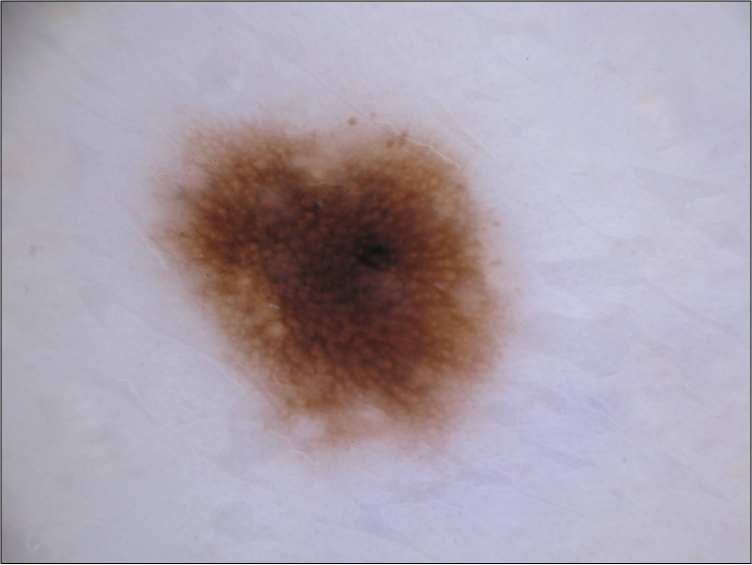
#> input picture IMA205 - Learning for image and object recognition/TPs/unsupervised learning/TP 2 - NMF and k-means-20230220/nevus.jpg, 1504 x 1129 px, found by its file name (shown at 1/2 size); the run also reads 2 pictures not shown here
$ jupyter execute --allow-errors 2022_TP_Unsupervised_2_NMF_kmeans-FRANCA.ipynb   (older library calls are emulated)
#> lines starting #> are read from the running program, lines starting #| are printed output that depends on the picture
## Practical Session - Unsupervised Learning

This Practical session is about unsupervised learning. We will use the dimensionality reduction and clustering techniques presented this morning to analyze both toy examples and real images.

Please answer the questions and complete the code where you see (`XXXXXXXXXX`).

First let's load the functions we will use

[cell 1]
import numpy as np
import numpy.matlib
import math
import matplotlib.pyplot as plt
plt.close('all')

from sklearn.model_selection import train_test_split
from sklearn.neighbors import KNeighborsClassifier
from sklearn.decomposition import NMF
from sklearn.cluster import KMeans
from sklearn.decomposition import PCA
from sklearn.decomposition import FastICA

from scipy import linalg as LA
from scipy.stats import ortho_group
from scipy.stats import gennorm

from skimage.io import imread
from skimage.transform import resize
from skimage.transform import rescale
from skimage import img_as_bool

from mpl_toolkits.axes_grid1 import AxesGrid
from scipy.spatial.distance import dice
from skimage.measure import find_contours

from scipy.io import loadmat

# I - Dimensionnality reduction: NMF

## I - 1) Dataset

You will first work on the same face images as during the practical work 1.

Load the original images present in the files *'YaleB\_32x32.mat'*. This is a small part of the freely available Extended Yale Face Database B downloaded from http://www.cad.zju.edu.cn/home/dengcai/Data/FaceData.html. It contains 2414 cropped images resized to 32x32 pixels. Every image is represented as a vector 1x1024 and all images are stacked in a matrix called data. There are 38 subjects with around 64 near frontal images per individual under different illumination conditions. Once loaded and normalised the data, such that the pixels are between 0 and 1, you can plot images using the function *'imshow'*.

**Goal**

The goal of this part is to evaluate the performance of the dimensionality reduction techniques presented this morning for face recognition. We divide the data-set into two parts, training and test. For every dimensionality reduction technique, you will first extract a set of basis images from your training data-set. Then, you will project the test subjects in this new basis and use the nearest neighbor algorithm to evaluate the performance of the dimensionality reduction technique.

Let's load the data and define a function to plot the faces. If you do not remember how the dataset is constituted, please refer to the previous practical work.

[cell 2]
from google.colab import drive
drive.mount('/content/drive')

[cell 3]
Working_directory="/content/drive/MyDrive/TELECOM/IMA205/TP2"

#> (a cell that did not finish here is left out)

## I - 2) NNMF

Here you will test Non-negative Matrix factorization. The basis images of the training are in the matrix $W_{train}$ and the scores (or coefficients) to test the performance in $H_{train}$. The test scores are computed as $H_{test}=W_{train}^{-1}X_{test}$.

**Question**

1. Use the scikit-learn implementation to test the performance.

2. Plot the basis images and compare them with respect to the basis images obtained using PCA and ICA in the last practical work. What can you say ?

3. What about the performances of NNMF, i.e. computational time and classification accuracy ? Is it better or worse than the other methods ? Why ?
4. Do you think that it is a good idea to use a PCA before the NMF algorithm? Why?

**Answers:**

2. PCA looks for the direction of the maximum variance of the data, so we can observe the variation that best explains the data. The ICA guarantees a linear combination of statistically independent variables that may have no explicit meaning. The NNMF basis images represent parts of the face that are common to the image set.

3. the NNMF presented one of the smallest errors, only larger than the ICA's first architecture and with a smaller number of Features.

4. Performing PCA before NNMF can be a useful pre-processing step in some cases, as it can help to reduce the dimensionality of the data and remove redundant or noisy features before applying NNMF. PCA can also help to identify the most important sources of variation in the data and provide a better initialization for the NNMF algorithm.

[cell 5]
# NNMF (scikit-learn implementation)
Ncomponents=100
model = NMF(init='random', solver='mu', n_components=Ncomponents, tol=1e-3,max_iter=300, random_state=0)
#> (the rest of this cell did not finish here and is left out)

Implement your own implementation in `NNMFLecture` following the lecture slides. Complete the missing lines (`XXXXXXXXXX`)

[cell 6]
# [76 lines left out: function NNMFLecture, not called in this run]

[cell 7]
# NNMF (your own implementation)
Ncomponents=100
#> (the rest of this cell did not finish here and is left out)

- What do you observe?

We can see that the most part of the basis images represents how the lights falls on the faces. The facial details (or facial structures) are preseting in some of the basis images. How our data is a sum of the basis images beeing the coefficients either present $h_i(j) > 0 $ or not, $h_i(j) = 0 $.

- What is the limitation of doing an inversion for Htest_nnmf? How would you avoid that?

Doing an inversion for Htest_nnmf Htest_nnmf means calculating the contribution of each feature to the test data set for each of the k clusters. NNMF assumes that the data is non-negative, and the learned cluster weights and features are also non-negative. However, inverting WtrainNNMF may result in negative weights or features, which violate this assumption and may not be interpretable. To avoid that we can just map the negative values to zero.

## I-3) ICA and NNMF in the presence of noise

We will now compare ICA and NNMF results in the presence of noise within the dataset. Please note that during the class on ICA, the dataset $X$ was assumed to be noiseless: we were looking for a decomposition such that $X = AS$, and not $X = AS + N$, where $N$ would be a noise term.

1. How do you think that ICA might behave in the presence of noise? You might in particular consider the case of a Gaussian noise N.
2. On the other hand, do you think that NNMF behaves better? If so, for what kind of noises?

In the following, we will try to compare the behavior of ICA and NNMF in the presence of noise. Do the following:
- add some Gaussian noise to both the training and the testing dataset.
- apply both NNMF and ICA (the second architecture you implemented in the previous practical work) on the noisy dataset. For both, you can use 250 features.
- use the NN algorithm to classify the images from the features extracted from ICA and NNMF.

Redo the same for different noise levels. Plot a curve of the classification accuracy when either ICA or NNMF are used as pre-processing steps. Comment your results.

**Answers:**

1. To perform ICA we assume that our $s_j$ are non-gaussians wich will not be true in images with strong gaussian noise.

2. NNMF will behaves better than ICA in datasets with gaussian noise but may be more sensitive to other types of noise such as impulse noise or high-frequency noise.

[cell 8]
sigmaTab = np.array([0,0.05,0.1,0.15,0.2,0.25,0.3,0.4,0.5])
scoreNMF = np.zeros(len(sigmaTab))
scoreICA = np.zeros(len(sigmaTab))
scoreICA1 = np.zeros(len(sigmaTab))

#> (the rest of this cell did not finish here and is left out)

[cell 9]
plt.figure(),plt.plot(sigmaTab,scoreNMF)
plt.plot(sigmaTab,scoreICA)
plt.legend(['NMF','ICA'])
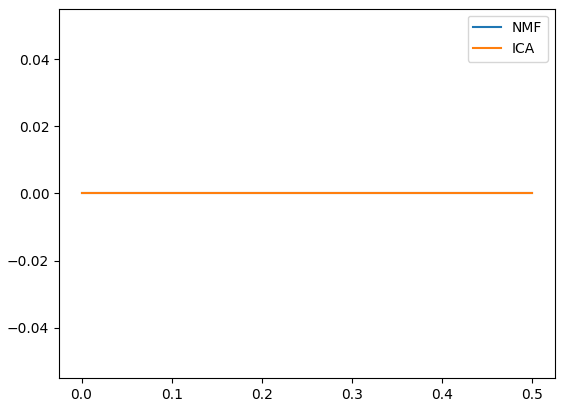
#> figure drawn by matplotlib, 1 panel

We can see that the ICA score is lower than the NMF even when there aren't noise. Moreover we can check that, as expected, the ICA algorithm was more sensible to the noise addition but both algorithms did not achieve good results with bigger values of noise variance.

# II - Clustering: K-means

We will now work on the K-means algorithm. First, the K-means algorithm will be used to cluster the toy examples datasets of the first practical work. Then, it will be used to segment real images.

## II - 1) Toy examples

Let us first define the toy examples.

[cell 10]
def generate_scenario(scenario=3, n_samples0 = 100, n_samples1 = 30):

    y = np.concatenate((np.zeros([n_samples0,1]) , np.ones([n_samples1,1])) , axis=0)

    if scenario == 1:
        # Separate Gaussian
        mean0 = [2, 3]
        mean1 = [12, 14]
        cov0 = [[1, 1.5], [1.5 ,3]]
        cov1 = 2 ** 2 * np.eye(2)
        X0 = np.random.multivariate_normal(mean0, cov0, n_samples0, check_valid='raise')
        X1 = np.random.multivariate_normal(mean1, cov1, n_samples1, check_valid='raise')

    elif scenario == 2:
        # Overlapping Gaussian
        mean0 = [2, 3]
        mean1 = [5, 7]
        cov0 = [[1, 1.5], [1.5 ,3]]
        cov1 = [[2, 3], [3 ,6]]
        X0 = np.random.multivariate_normal(mean0, cov0, n_samples0, check_valid='raise')
        X1 = np.random.multivariate_normal(mean1, cov1, n_samples1, check_valid='raise')


    elif scenario == 3:
        # Overlapping Gaussian
        mean0 = [0, 0]
        mean1 = [0, 0]
        cov0 = [[50, 15], [15, 6]]#cov0 = [[50, 4], [4, 2]]
        cov1 = [[2, 0], [0 ,50]]#cov1 = [[2, 0], [0 ,50]]
        X0 = np.random.multivariate_normal(mean0, cov0, n_samples0, check_valid='raise')
        X1 = np.random.multivariate_normal(mean1, cov1, n_samples1, check_valid='raise')


    elif scenario == 4:
        # Circles
        # 1 circle
        angle0=np.linspace(0, 2 * np.pi, n_samples0);
        X0=np.vstack((8*np.cos(angle0) , 8*np.sin(angle0))).T

        # 2 circle
        angle1=np.linspace(0, 2 * np.pi, n_samples1);
        X1=np.vstack((2*np.cos(angle1) , 2*np.sin(angle1))).T

    return X0,X1,y

# [36 lines left out: function plotResults, not called in this run]


def frontiere(model, X, y, step=50):

    labels = np.unique(y)

    min_tot = np.min(X)
    max_tot = np.max(X)
    delta = (max_tot - min_tot) / step
    xx, yy = np.meshgrid(np.arange(min_tot, max_tot, delta),
                         np.arange(min_tot, max_tot, delta))
    z = np.array( model.predict(np.c_[xx.ravel(), yy.ravel() ]) )
    z = z.reshape(xx.shape)

    plt.imshow(z, origin='lower', extent=[min_tot, max_tot, min_tot, max_tot],
               interpolation="mitchell", cmap='RdBu')

    cbar = plt.colorbar(ticks=labels)
    cbar.ax.set_yticklabels(labels)

    plt.scatter(X[np.where(yKmeans == 0)[0],0],X[np.where(yKmeans == 0)[0],1],c='r', label='Predicted class 0')
    plt.scatter(X[np.where(yKmeans == 1)[0],0],X[np.where(yKmeans == 1)[0],1],c='b', label='Predicted class 1')

    plt.ylim([min_tot, max_tot])
    plt.xlim([min_tot, max_tot])

Now, create the data we will use.

[cell 11]
## Choose the scenarioIndex (value between 1 and 4)
scenarioIndex = 1
##
X0,X1,y = generate_scenario(scenario=scenarioIndex, n_samples0 = 350, n_samples1 = 350)
X=np.concatenate((X0,X1),axis=0)

plt.figure(figsize=(6, 6))
plt.scatter(X0[:,0],X0[:,1],c='r', label='Class 0')
plt.scatter(X1[:,0],X1[:,1],c='b', label='Class 1')
plt.title('Original data')
plt.legend()
plt.show()
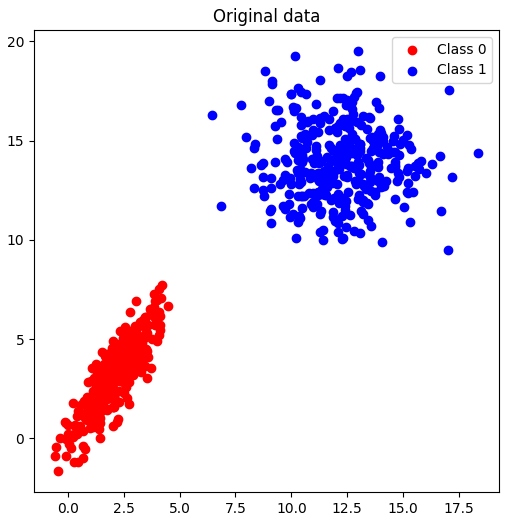
#> figure drawn by matplotlib, 1 panel

Use the K-means to find the different clusters in the dataset. K-means will be used on X and we will check whether it can well separate the two classes.

**Question:**
1. Does it work well in all scenarios ? Why ? Is it always easy to define the correct number of clusters ?

**Answers:**

1. The k-means assume that the clusters are convex and isotropic (spherical or ellipsoidal in shape). In addition, k-means also assume that clusters have approximatily equal sizes and densities. If our data doesn't match with that assumptions than the algorithm will not work well. The number of clusters is a hyperparameter and so it isn't always easy to define it.

[cell 12]
## Choose the scenarioIndex (value between 1 and 4)
scenarioIndex = 1
##
X0,X1,y = generate_scenario(scenario=scenarioIndex, n_samples0 = 350, n_samples1 = 350)
X=np.concatenate((X0,X1),axis=0)

## K-means
Ncluster= 2 # choose a number of clusters
kmeans=KMeans(n_clusters=Ncluster)
yKmeans=kmeans.fit_predict(X)

plt.figure(figsize=(17, 6))
plt.subplot(131)
plt.scatter(X[np.where(y == 0)[0],0],X[np.where(y == 0)[0],1],c='r', label='Class 0')
plt.scatter(X[np.where(y == 1)[0],0],X[np.where(y == 1)[0],1],c='b', label='Class 1')
plt.title('Original data')
plt.legend()

plt.subplot(132)
plt.scatter(X[np.where(yKmeans == 0)[0],0],X[np.where(yKmeans == 0)[0],1],c='r', label='Predicted class 0')
plt.scatter(X[np.where(yKmeans == 1)[0],0],X[np.where(yKmeans == 1)[0],1],c='b', label='Predicted class 1')
plt.title('K-Means')
plt.legend()

plt.subplot(133)
frontiere(kmeans, X, y, step=50)

plt.show()
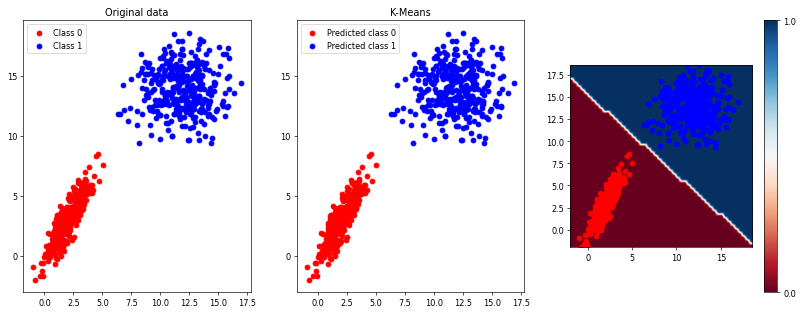
#> figure drawn by matplotlib, 4 panels

First scenario -> Good result

[cell 13]
## Choose the scenarioIndex (value between 1 and 4)
scenarioIndex = 2
##
X0,X1,y = generate_scenario(scenario=scenarioIndex, n_samples0 = 350, n_samples1 = 350)
X=np.concatenate((X0,X1),axis=0)

## K-means
Ncluster= 2 # choose a number of clusters
kmeans=KMeans(n_clusters=Ncluster)
yKmeans=kmeans.fit_predict(X)

plt.figure(figsize=(17, 6))
plt.subplot(131)
plt.scatter(X[np.where(y == 0)[0],0],X[np.where(y == 0)[0],1],c='r', label='Class 0')
plt.scatter(X[np.where(y == 1)[0],0],X[np.where(y == 1)[0],1],c='b', label='Class 1')
plt.title('Original data')
plt.legend()

plt.subplot(132)
plt.scatter(X[np.where(yKmeans == 0)[0],0],X[np.where(yKmeans == 0)[0],1],c='r', label='Predicted class 0')
plt.scatter(X[np.where(yKmeans == 1)[0],0],X[np.where(yKmeans == 1)[0],1],c='b', label='Predicted class 1')
plt.title('K-Means')
plt.legend()

plt.subplot(133)
frontiere(kmeans, X, y, step=50)

plt.show()
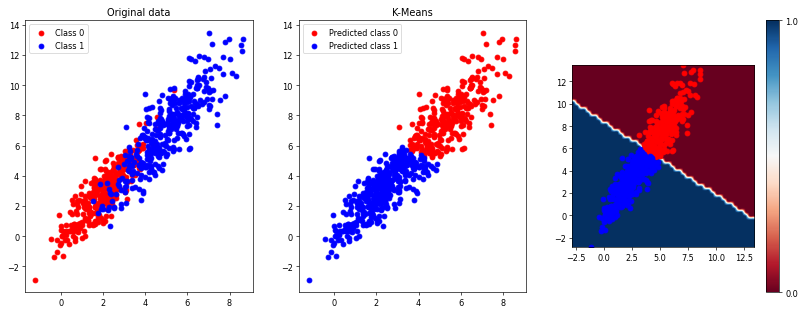
#> figure drawn by matplotlib, 4 panels

Second scenario -> Good result

[cell 14]
## Choose the scenarioIndex (value between 1 and 4)
scenarioIndex = 3
##
X0,X1,y = generate_scenario(scenario=scenarioIndex, n_samples0 = 350, n_samples1 = 350)
X=np.concatenate((X0,X1),axis=0)

## K-means
Ncluster= 2 # choose a number of clusters
kmeans=KMeans(n_clusters=Ncluster)
yKmeans=kmeans.fit_predict(X)

plt.figure(figsize=(17, 6))
plt.subplot(131)
plt.scatter(X[np.where(y == 0)[0],0],X[np.where(y == 0)[0],1],c='r', label='Class 0')
plt.scatter(X[np.where(y == 1)[0],0],X[np.where(y == 1)[0],1],c='b', label='Class 1')
plt.title('Original data')
plt.legend()

plt.subplot(132)
plt.scatter(X[np.where(yKmeans == 0)[0],0],X[np.where(yKmeans == 0)[0],1],c='r', label='Predicted class 0')
plt.scatter(X[np.where(yKmeans == 1)[0],0],X[np.where(yKmeans == 1)[0],1],c='b', label='Predicted class 1')
plt.title('K-Means')
plt.legend()

plt.subplot(133)
frontiere(kmeans, X, y, step=50)

plt.show()
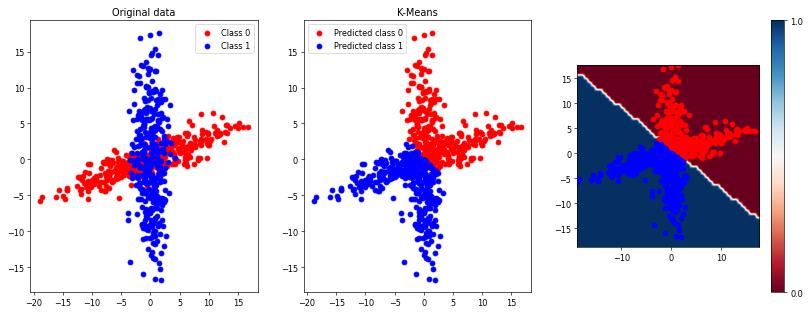
#> figure drawn by matplotlib, 4 panels

Third scenario - Bad result (Anisotropic data)

[cell 15]
## Choose the scenarioIndex (value between 1 and 4)
scenarioIndex = 4
##
X0,X1,y = generate_scenario(scenario=scenarioIndex, n_samples0 = 350, n_samples1 = 350)
X=np.concatenate((X0,X1),axis=0)

## K-means
Ncluster= 2 # choose a number of clusters
kmeans=KMeans(n_clusters=Ncluster)
yKmeans=kmeans.fit_predict(X)

plt.figure(figsize=(17, 6))
plt.subplot(131)
plt.scatter(X[np.where(y == 0)[0],0],X[np.where(y == 0)[0],1],c='r', label='Class 0')
plt.scatter(X[np.where(y == 1)[0],0],X[np.where(y == 1)[0],1],c='b', label='Class 1')
plt.title('Original data')
plt.legend()

plt.subplot(132)
plt.scatter(X[np.where(yKmeans == 0)[0],0],X[np.where(yKmeans == 0)[0],1],c='r', label='Predicted class 0')
plt.scatter(X[np.where(yKmeans == 1)[0],0],X[np.where(yKmeans == 1)[0],1],c='b', label='Predicted class 1')
plt.title('K-Means')
plt.legend()

plt.subplot(133)
frontiere(kmeans, X, y, step=50)

plt.show()
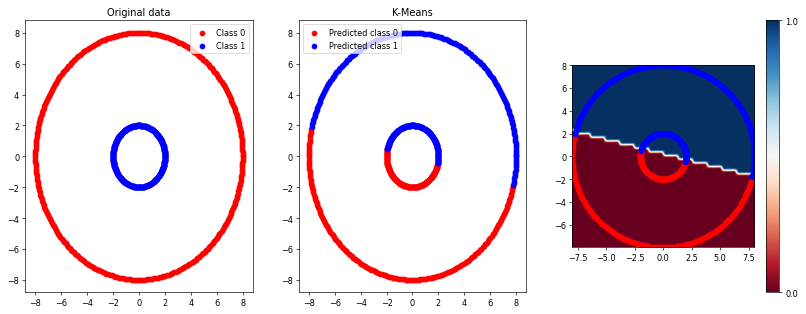
#> figure drawn by matplotlib, 4 panels

Fourth scenario - Bad result (Anisotropic data with unequal variance)

Now, implement your own K-means using the Lloyd's algorithm.

[cell 16]
def KMeansLecture(X,K=2,tol=1e-4):
    #1.Initialize k cluster centroids randomly. These centroids represent the center of each of the k clusters.
    #2.Assign each data point to the closest centroid. This creates k clusters of data points.
    #3.Compute the new centroids of each cluster by taking the mean of all the data points assigned to that cluster.
    #4.Repeat steps 2 and 3 until the centroids converge, i.e., until the assignments of data points to clusters no longer change or changes less than tol.

    #obtaining X dimension (features quantity)
#> called with X = array of shape (700, 2), K = 2, tol = 0.0001
    d = X.shape[1]
    #obtaing X number of observations
    n = X.shape[0]

    # k initialization
    mu_clusters = np.random.rand(K, d) #all clusters
    #creating a distance matrix:
    dist_k = np.zeros((n, K))

    while True:
        prev_mu = mu_clusters

        #distance of all points from each cluster
        for mu_k in range(K):
            for i in range(n):
                dist_k[i,mu_k] = LA.norm(X[i,:] - mu_clusters[mu_k, :])

        #addressing each point to a cluster with minimum distance
        points_clusters = np.argmin(dist_k, axis=1)

        #new clusters centers
        for kc in range(K):
            mu_clusters[kc,:] = X[points_clusters == kc].mean()

        #break condition: the centers are not changing enough
        if np.linalg.norm(mu_clusters - prev_mu) < tol:
            break

    return points_clusters, mu_clusters

Now, test your K-means algorithm.

[cell 17]
## K-means
Ncluster= 2 # choose a number of clusters
yKmeans,muTab = KMeansLecture(X,K=Ncluster,tol=1e-4)

plt.figure(figsize=(17, 6))
plt.subplot(131)
plt.scatter(X[np.where(y == 0)[0],0],X[np.where(y == 0)[0],1],c='r', label='Class 0')
plt.scatter(X[np.where(y == 1)[0],0],X[np.where(y == 1)[0],1],c='b', label='Class 1')
plt.title('Original data')
plt.legend()

plt.subplot(132)
plt.scatter(X[np.where(yKmeans == 0)[0],0],X[np.where(yKmeans == 0)[0],1],c='r', label='Predicted class 0')
plt.scatter(X[np.where(yKmeans == 1)[0],0],X[np.where(yKmeans == 1)[0],1],c='b', label='Predicted class 1')
plt.title('K-Means')
plt.legend()
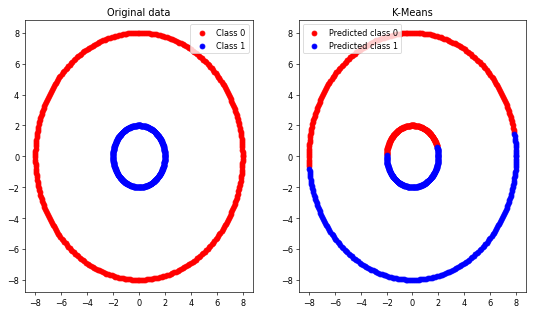
#> figure drawn by matplotlib, 2 panels

## II-2) K-means for skin lesion segmentation

In this section, you will use the K-means to segment skin lesion images. You will use two images from the ISIC dataset (www.isic-archive.com), one nevus and one melanoma with their respetive manual segmentation.

**Goal**

The goal of this section is to delineate the contours (i.e. segment) of the skin lesions using k-means.

Let's first load the data. The images are rescaled so that the computations are faster.

[cell 18]
if 'google.colab' in str(get_ipython()):
  from google_drive_downloader import GoogleDriveDownloader as gdd
  gdd.download_file_from_google_drive(file_id='1_TeYzLLDoKbPX4xXAOAM_mQiT2nLHgvp',
  dest_path='./data/nevus.jpg')
  gdd.download_file_from_google_drive(file_id='1iQZdUiuK_FwZ7mik7LB3eN_H_IUc5l7b',
  dest_path='./data/nevus-seg.jpg')
  gdd.download_file_from_google_drive(file_id='1yZ46UzGhwO7g5T8397JpewBl6UqgRo5J',
  dest_path='./data/melanoma.jpg')
  gdd.download_file_from_google_drive(file_id='1B2Ol92mBcHN6ah3bpoucBbBbHkPMGC8D',
  dest_path='./data/melanoma-seg.png')
else:
  print('You are not using Colab. Please define working_dir with the absolute path to the folder where you downloaded the data')

# Please modify working_dir only if you are using your Anaconda (and not Google Colab)
Working_directory="./data/"


# Nevus
nevus = imread(Working_directory + 'nevus.jpg')
#> nevus is the input picture: shape (1129, 1504, 3); mean R, G, B 170.3, 160.3, 173.1
nevus=nevus[2:-2,2:-2,:] # remove border (it contains artifacts)
#> nevus: shape (1125, 1500, 3)
nevusMask = imread(Working_directory + 'nevus-seg.jpg')
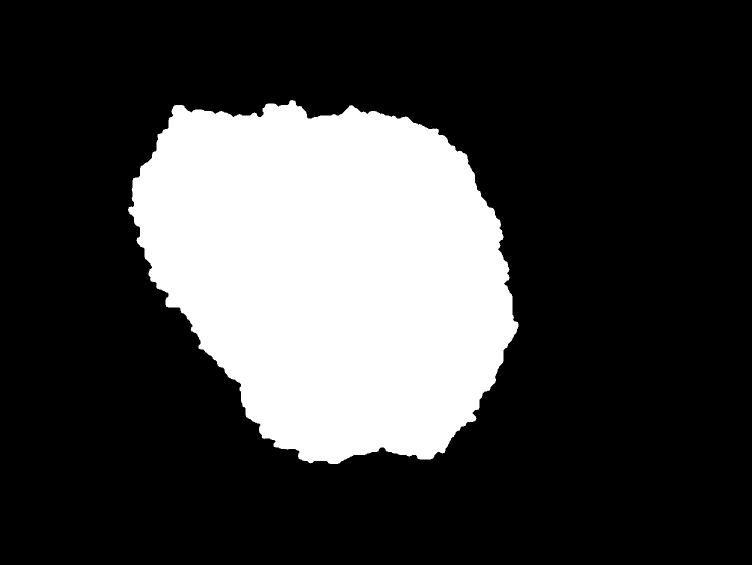
#> input picture IMA205 - Learning for image and object recognition/TPs/unsupervised learning/TP 2 - NMF and k-means-20230220/nevus-seg.jpg, 1504 x 1129 px, found by its file name (shown at 1/2 size)
#> nevusMask is the input picture: shape (1129, 1504); min 0, max 255, mean 62.4
nevusMask=nevusMask[2:-2,2:-2] # remove border (it contains artifacts)
#> nevusMask: shape (1125, 1500)
#> (the rest of the program and of its run is left out)
